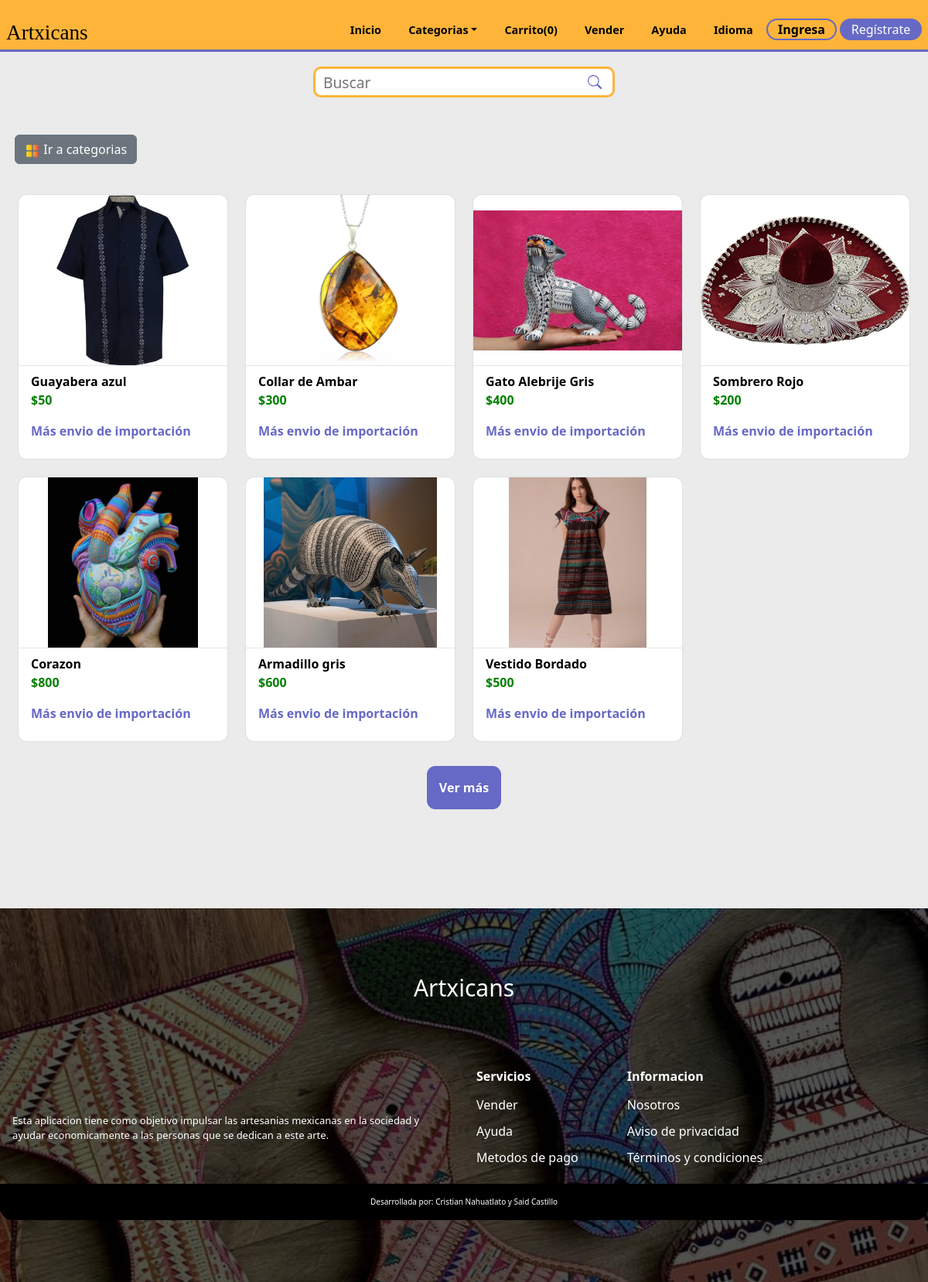
The page / on the database its author committed.
### tables this page shows
CREATE TABLE `products` (
  `id_product` int(11) NOT NULL,
  `product` varchar(80) NOT NULL,
  `image1` varchar(80) NOT NULL,
  `price` int(11) NOT NULL,
  `description` varchar(250) NOT NULL,
  `category` varchar(30) NOT NULL,
  `stock` int(11) NOT NULL,
  `image2` varchar(30) NOT NULL,
  `image3` varchar(30) NOT NULL,
  `ID_registro` int(11) DEFAULT NULL
);

### index.php (the view, shortened to what this page needs)
<?php
  include 'global/conexion.php';
  include 'templates/cabecera.php';
?>
    <form action="search.php" class="searchContainer" method="GET" id="searchContainer">
      <div class="searchBox">
        <input type="search" name="fetch" class="searchInput mb-btn" placeholder="Buscar" />
          <button class="searchButton"> </button>
      </div>
    </form>
<div class="d-grid gap-2 d-md-flex justify-content-start cat">
  <button class="btn btn-secondary me-md-2 mb-2 mt-5 categories-btn" type="button" onclick="location.href='categories.php'"><img src="./assets/utilities/categorias.png" class="categories-icon" alt="categories-icon"> Ir a categorias</button>
</div>
   <section class='container-products' id="container-products">
   <div class='mainContent grid' id="mainContent">
   <?php
         $result = $conn ->query("SELECT * FROM products WHERE stock > 0 ORDER BY rand() LIMIT 8") or die ($conn->error);
         while($row = mysqli_fetch_assoc($result)){
  ?>
        <div class="single-product">
        <a href="product.php?id_product=<?php echo $row['id_product'];?>" class='referencia'>
             <div class='imgDiv'>
                <img src="assets/products/<?php echo $row['image1'];?>"  alt="<?php echo $row['product']?>">
            </div>
            <div class="card-info">
                <span class="product-title"><?php echo $row['product'];?></span>
                <span class="price">$<?php echo $row['price'];?></span>
                <span class="shipping">Más envio de importación</span>
            </div>
           </a>
        </div>
        <?php
          $id = $row['id_product'];
      }?>
      </div>
      <div id="id-load" class="load-more">
        <button id="load-more" data-id="<?php echo $id;?>">Ver más</button>
    </div>
    </section>
<?php
  include('templates/pie.php');
?>

### styles/home/products.css (style rules this page uses)
.mainContent { padding: 2rem 0 2rem; padding-left: 1.5rem; padding-right: 1.5rem; justify-content: center; gap: 1.5rem; }
.single-product { height: 100%; display: grid; row-gap: 10px; border-radius: 10px; align-items: center; box-shadow: 0 0 0.1em rgba(0,0,0,0.2); background-color: rgb(255, 255, 255); cursor: pointer; transition-property: box-shadow; overflow: hidden; }
.imgDiv { height: 220px; width: 100%; overflow: hidden; }
.imgDiv img { height: 100%; width: 100%; object-fit:contain; transition: hidden; }
.card-info { border-top: 1px solid rgb(230, 230, 230); padding: 0.5rem 1rem; display: flex; flex-flow: column; flex-wrap: wrap; }
.card-info * + * { display: block; margin-bottom: 1rem; }
.price { font-weight: bold; color: green; }
.product-title { font-weight: bold; color: black; }
.shipping { color: var(--second-alpha-color); font-weight: bold; }
@media screen and (min-width:420px) { .mainContent { grid-template-columns: repeat(2,1fr); } }
@media screen and (min-width:420px) { .single-product { height: auto; } }
@media screen and (min-width:720px) { .mainContent { grid-template-columns: repeat(3,1fr); } }
@media screen and (min-width:720px) { .single-product { height: auto; } }
@media screen and (min-width:1024px) { .mainContent { grid-template-columns: repeat(4,1fr); } }
@media screen and (min-width:1024px) { .single-product { height: auto; } }

### styles/home/searchbox.css (style rules this page uses)
.searchContainer { display: flex; margin-top: 1.2rem; }
.searchBox { position: relative; z-index: 999; position: fixed; left: 1rem; }
.searchButton { position: absolute; right: 8px; top:-2px; height: 100%; border: none; background:none; }
.searchInput { font-size: 1.2rem; height: 40px; border-radius: 10px; padding: 5px 30px 5px 10px; border: 3px solid var(--first-color); }
@media screen and (min-width:266px) { .searchInput { width: 150px; } }
@media screen and (min-width:320px) { .searchInput { width: 200px; } }
@media screen and (min-width:360px) { .searchInput { width: 250px; } }
@media screen and (min-width:510px) { .searchInput { width: 310px; } }
@media screen and (min-width:768px) { .searchInput { width: 390px; } }
@media screen and (min-width:768px) { .searchBox { margin: 0 auto; position: relative; left: 0; } }

### styles/home/main.css (style rules this page uses)
.categories-btn { margin-left: 1.2rem; }
.categories-icon { width: 20px; height: 20px; }
.load-more { display: flex; align-items: center; justify-content: center; }
.load-more button { padding: 1rem; border: none; border-radius:0.7rem; background-color: var(--second-alpha-color); color:white; font-weight: bold; }
body { top:0px !important; }

### index.css (style rules this page uses)
:root { --first-color: #feb439; --first-alpha-color: #FDD100; --second-color: #7D3C98; --second-alpha-color: #6669c5; --black-color: black; --white-color: white; --black-alpha-color: rgba(0,0,0,0.5); --white-alpha-color: rgba(255,255,255,0.5); --opacity-color: rgba(8,75,138,0.7); --font: "RaleWay",sans-serif; --max-width: 1200px; --header-height: 4.7rem; --link-color: #509ee3; --card-bg:rgb(225,225,235); --card-hover:rgb(255,255,255); }
* { padding:0; margin:0; -webkit-box-sizing: border-box; -moz-box-sizing: border-box; box-sizing: border-box; }
html { box-sizing: border-box; font-family: var(--font); font-size: 16px; scroll-behavior: smooth; }
*, *::after, *::before { box-sizing: inherit; }
body { margin: 0; overflow-x: hidden; color: var(--black-color); background-color: rgb(235, 235, 235);; }
a { color: var(--link-color); transition: all 0.5s ease-out; text-decoration: none; }
img { max-width: 100%; height: auto; }
.grid { display: grid; align-items: center; }

### rows shown on the page
products: image1 (picture), product "Guayabera azul", price "50"
products: image1 (picture), product "Collar de Ambar", price "300"
products: image1 (picture), product "Gato Alebrije Gris", price "400"
products: image1 (picture), product "Sombrero Rojo", price "200"
products: image1 (picture), product "Corazon", price "800"
products: image1 (picture), product "Armadillo gris", price "600"
products: image1 (picture), product "Vestido Bordado", price "500"
